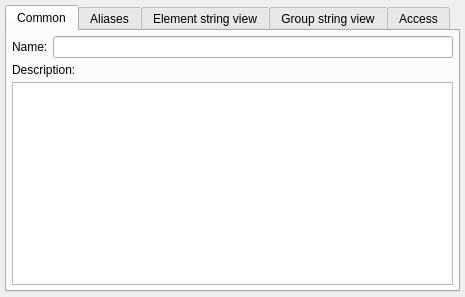
<ui version="4.0" >
 <class>dEditCat</class>
 <widget class="QMainWindow" name="dEditCat" >
  <property name="geometry" >
   <rect>
    <x>0</x>
    <y>0</y>
    <width>465</width>
    <height>297</height>
   </rect>
  </property>
  <property name="windowTitle" >
   <string>Catalogue</string>
  </property>
  <widget class="QWidget" name="centralwidget" >
   <property name="geometry" >
    <rect>
     <x>0</x>
     <y>0</y>
     <width>465</width>
     <height>297</height>
    </rect>
   </property>
   <layout class="QHBoxLayout" >
    <item>
     <widget class="QTabWidget" name="tabWidget2" >
      <property name="font" >
       <font/>
      </property>
      <widget class="QWidget" name="tab" >
       <attribute name="title" >
        <string>Common</string>
       </attribute>
       <layout class="QVBoxLayout" >
        <item>
         <layout class="QHBoxLayout" >
          <item>
           <widget class="QLabel" name="Label" >
            <property name="text" >
             <string>Name:</string>
            </property>
            <property name="wordWrap" >
             <bool>false</bool>
            </property>
           </widget>
          </item>
          <item>
           <widget class="QLineEdit" name="eName" />
          </item>
         </layout>
        </item>
        <item>
         <widget class="QLabel" name="textLabel3" >
          <property name="text" >
           <string>Description:</string>
          </property>
          <property name="wordWrap" >
           <bool>false</bool>
          </property>
         </widget>
        </item>
        <item>
         <widget class="QTextEdit" name="eDescription" />
        </item>
       </layout>
      </widget>
      <widget class="QWidget" name="TabPage" >
       <attribute name="title" >
        <string>Aliases</string>
       </attribute>
       <layout class="QGridLayout" >
        <item row="0" column="0" >
         <widget class="QTableWidget" name="tAliases" >
          <column>
           <property name="text" >
            <string>Lang</string>
           </property>
          </column>
          <column>
           <property name="text" >
            <string>Name</string>
           </property>
          </column>
         </widget>
        </item>
       </layout>
      </widget>
      <widget class="QWidget" name="TabPage" >
       <attribute name="title" >
        <string>Element string view</string>
       </attribute>
       <layout class="QGridLayout" >
        <item row="1" column="0" >
         <widget class="ScriptEdit" native="1" name="eStrViewF" >
          <property name="enabled" >
           <bool>true</bool>
          </property>
         </widget>
        </item>
        <item row="0" column="0" >
         <widget class="QComboBox" name="eSv" />
        </item>
       </layout>
      </widget>
      <widget class="QWidget" name="TabPage" >
       <attribute name="title" >
        <string>Group string view</string>
       </attribute>
       <layout class="QGridLayout" >
        <item row="1" column="0" >
         <widget class="ScriptEdit" native="1" name="eStrViewFG" >
          <property name="enabled" >
           <bool>true</bool>
          </property>
         </widget>
        </item>
        <item row="0" column="0" >
         <widget class="QComboBox" name="eSvG" />
        </item>
       </layout>
      </widget>
      <widget class="QWidget" name="TabPage" >
       <attribute name="title" >
        <string>Access</string>
       </attribute>
       <layout class="QGridLayout" >
        <item row="0" column="0" >
         <widget class="QTableWidget" name="tRoles" >
          <property name="showGrid" >
           <bool>false</bool>
          </property>
          <property name="selectionMode" >
           <enum>QAbstractItemView::MultiSelection</enum>
          </property>
          <column>
           <property name="text" >
            <string>Read</string>
           </property>
          </column>
          <column>
           <property name="text" >
            <string>Write</string>
           </property>
          </column>
         </widget>
        </item>
       </layout>
      </widget>
     </widget>
    </item>
   </layout>
  </widget>
 </widget>
 <layoutdefault spacing="5" margin="5" />
 <customwidgets>
  <customwidget>
   <class>ScriptEdit</class>
   <extends>QWidget</extends>
   <header>scriptedit.h</header>
  </customwidget>
 </customwidgets>
 <includes>
  <include location="local" >mdtree.h</include>
  <include location="local" >aliaseditor.h</include>
  <include location="local" >mainform.h</include>
  <include location="local" >roleeditor.h</include>
  <include location="local" >scriptedit.h</include>
 </includes>
 <resources/>
 <connections>
  <connection>
   <sender>eSv</sender>
   <signal>activated(int)</signal>
   <receiver>dEditCat</receiver>
   <slot>eSv_activated(int)</slot>
   <hints>
    <hint type="sourcelabel" >
     <x>20</x>
     <y>20</y>
    </hint>
    <hint type="destinationlabel" >
     <x>20</x>
     <y>20</y>
    </hint>
   </hints>
  </connection>
  <connection>
   <sender>eSv</sender>
   <signal>highlighted(int)</signal>
   <receiver>dEditCat</receiver>
   <slot>eSv_activated(int)</slot>
   <hints>
    <hint type="sourcelabel" >
     <x>20</x>
     <y>20</y>
    </hint>
    <hint type="destinationlabel" >
     <x>20</x>
     <y>20</y>
    </hint>
   </hints>
  </connection>
  <connection>
   <sender>eSvG</sender>
   <signal>activated(int)</signal>
   <receiver>dEditCat</receiver>
   <slot>eSvG_activated(int)</slot>
   <hints>
    <hint type="sourcelabel" >
     <x>20</x>
     <y>20</y>
    </hint>
    <hint type="destinationlabel" >
     <x>20</x>
     <y>20</y>
    </hint>
   </hints>
  </connection>
  <connection>
   <sender>eSvG</sender>
   <signal>highlighted(int)</signal>
   <receiver>dEditCat</receiver>
   <slot>eSvG_activated(int)</slot>
   <hints>
    <hint type="sourcelabel" >
     <x>20</x>
     <y>20</y>
    </hint>
    <hint type="destinationlabel" >
     <x>20</x>
     <y>20</y>
    </hint>
   </hints>
  </connection>
 </connections>
</ui>
